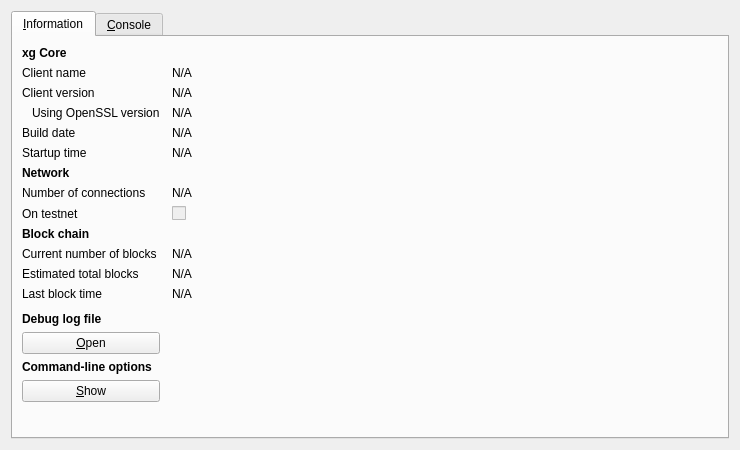
<?xml version="1.0" encoding="UTF-8"?>
<ui version="4.0">
 <class>RPCConsole</class>
 <widget class="QDialog" name="RPCConsole">
  <property name="geometry">
   <rect>
    <x>0</x>
    <y>0</y>
    <width>740</width>
    <height>450</height>
   </rect>
  </property>
  <property name="windowTitle">
   <string>xg - Debug window</string>
  </property>
  <layout class="QVBoxLayout" name="verticalLayout_2">
   <item>
    <widget class="QTabWidget" name="tabWidget">
     <property name="currentIndex">
      <number>0</number>
     </property>
     <widget class="QWidget" name="tab_info">
      <attribute name="title">
       <string>&amp;Information</string>
      </attribute>
      <layout class="QGridLayout" name="gridLayout" columnstretch="0,1">
       <property name="horizontalSpacing">
        <number>12</number>
       </property>
       <item row="0" column="0">
        <widget class="QLabel" name="label_9">
         <property name="font">
          <font>
           <weight>75</weight>
           <bold>true</bold>
          </font>
         </property>
         <property name="text">
          <string>xg Core</string>
         </property>
        </widget>
       </item>
       <item row="1" column="0">
        <widget class="QLabel" name="label_5">
         <property name="text">
          <string>Client name</string>
         </property>
        </widget>
       </item>
       <item row="1" column="1">
        <widget class="QLabel" name="clientName">
         <property name="cursor">
          <cursorShape>IBeamCursor</cursorShape>
         </property>
         <property name="text">
          <string>N/A</string>
         </property>
         <property name="textFormat">
          <enum>Qt::PlainText</enum>
         </property>
         <property name="textInteractionFlags">
          <set>Qt::LinksAccessibleByMouse|Qt::TextSelectableByKeyboard|Qt::TextSelectableByMouse</set>
         </property>
        </widget>
       </item>
       <item row="2" column="0">
        <widget class="QLabel" name="label_6">
         <property name="text">
          <string>Client version</string>
         </property>
        </widget>
       </item>
       <item row="2" column="1">
        <widget class="QLabel" name="clientVersion">
         <property name="cursor">
          <cursorShape>IBeamCursor</cursorShape>
         </property>
         <property name="text">
          <string>N/A</string>
         </property>
         <property name="textFormat">
          <enum>Qt::PlainText</enum>
         </property>
         <property name="textInteractionFlags">
          <set>Qt::LinksAccessibleByMouse|Qt::TextSelectableByKeyboard|Qt::TextSelectableByMouse</set>
         </property>
        </widget>
       </item>
       <item row="3" column="0">
        <widget class="QLabel" name="label_14">
         <property name="text">
          <string>Using OpenSSL version</string>
         </property>
         <property name="indent">
          <number>10</number>
         </property>
        </widget>
       </item>
       <item row="3" column="1">
        <widget class="QLabel" name="openSSLVersion">
         <property name="cursor">
          <cursorShape>IBeamCursor</cursorShape>
         </property>
         <property name="text">
          <string>N/A</string>
         </property>
         <property name="textFormat">
          <enum>Qt::PlainText</enum>
         </property>
         <property name="textInteractionFlags">
          <set>Qt::LinksAccessibleByMouse|Qt::TextSelectableByKeyboard|Qt::TextSelectableByMouse</set>
         </property>
        </widget>
       </item>
       <item row="4" column="0">
        <widget class="QLabel" name="label_12">
         <property name="text">
          <string>Build date</string>
         </property>
        </widget>
       </item>
       <item row="4" column="1">
        <widget class="QLabel" name="buildDate">
         <property name="cursor">
          <cursorShape>IBeamCursor</cursorShape>
         </property>
         <property name="text">
          <string>N/A</string>
         </property>
         <property name="textFormat">
          <enum>Qt::PlainText</enum>
         </property>
         <property name="textInteractionFlags">
          <set>Qt::LinksAccessibleByMouse|Qt::TextSelectableByKeyboard|Qt::TextSelectableByMouse</set>
         </property>
        </widget>
       </item>
       <item row="5" column="0">
        <widget class="QLabel" name="label_13">
         <property name="text">
          <string>Startup time</string>
         </property>
        </widget>
       </item>
       <item row="5" column="1">
        <widget class="QLabel" name="startupTime">
         <property name="cursor">
          <cursorShape>IBeamCursor</cursorShape>
         </property>
         <property name="text">
          <string>N/A</string>
         </property>
         <property name="textFormat">
          <enum>Qt::PlainText</enum>
         </property>
         <property name="textInteractionFlags">
          <set>Qt::LinksAccessibleByMouse|Qt::TextSelectableByKeyboard|Qt::TextSelectableByMouse</set>
         </property>
        </widget>
       </item>
       <item row="6" column="0">
        <widget class="QLabel" name="label_11">
         <property name="font">
          <font>
           <weight>75</weight>
           <bold>true</bold>
          </font>
         </property>
         <property name="text">
          <string>Network</string>
         </property>
        </widget>
       </item>
       <item row="7" column="0">
        <widget class="QLabel" name="label_7">
         <property name="text">
          <string>Number of connections</string>
         </property>
        </widget>
       </item>
       <item row="7" column="1">
        <widget class="QLabel" name="numberOfConnections">
         <property name="cursor">
          <cursorShape>IBeamCursor</cursorShape>
         </property>
         <property name="text">
          <string>N/A</string>
         </property>
         <property name="textFormat">
          <enum>Qt::PlainText</enum>
         </property>
         <property name="textInteractionFlags">
          <set>Qt::LinksAccessibleByMouse|Qt::TextSelectableByKeyboard|Qt::TextSelectableByMouse</set>
         </property>
        </widget>
       </item>
       <item row="8" column="0">
        <widget class="QLabel" name="label_8">
         <property name="text">
          <string>On testnet</string>
         </property>
        </widget>
       </item>
       <item row="8" column="1">
        <widget class="QCheckBox" name="isTestNet">
         <property name="enabled">
          <bool>false</bool>
         </property>
         <property name="text">
          <string/>
         </property>
        </widget>
       </item>
       <item row="9" column="0">
        <widget class="QLabel" name="label_10">
         <property name="font">
          <font>
           <weight>75</weight>
           <bold>true</bold>
          </font>
         </property>
         <property name="text">
          <string>Block chain</string>
         </property>
        </widget>
       </item>
       <item row="10" column="0">
        <widget class="QLabel" name="label_3">
         <property name="text">
          <string>Current number of blocks</string>
         </property>
        </widget>
       </item>
       <item row="10" column="1">
        <widget class="QLabel" name="numberOfBlocks">
         <property name="cursor">
          <cursorShape>IBeamCursor</cursorShape>
         </property>
         <property name="text">
          <string>N/A</string>
         </property>
         <property name="textFormat">
          <enum>Qt::PlainText</enum>
         </property>
         <property name="textInteractionFlags">
          <set>Qt::LinksAccessibleByMouse|Qt::TextSelectableByKeyboard|Qt::TextSelectableByMouse</set>
         </property>
        </widget>
       </item>
       <item row="11" column="0">
        <widget class="QLabel" name="label_4">
         <property name="text">
          <string>Estimated total blocks</string>
         </property>
        </widget>
       </item>
       <item row="11" column="1">
        <widget class="QLabel" name="totalBlocks">
         <property name="cursor">
          <cursorShape>IBeamCursor</cursorShape>
         </property>
         <property name="text">
          <string>N/A</string>
         </property>
         <property name="textFormat">
          <enum>Qt::PlainText</enum>
         </property>
         <property name="textInteractionFlags">
          <set>Qt::LinksAccessibleByMouse|Qt::TextSelectableByKeyboard|Qt::TextSelectableByMouse</set>
         </property>
        </widget>
       </item>
       <item row="12" column="0">
        <widget class="QLabel" name="label_2">
         <property name="text">
          <string>Last block time</string>
         </property>
        </widget>
       </item>
       <item row="12" column="1">
        <widget class="QLabel" name="lastBlockTime">
         <property name="cursor">
          <cursorShape>IBeamCursor</cursorShape>
         </property>
         <property name="text">
          <string>N/A</string>
         </property>
         <property name="textFormat">
          <enum>Qt::PlainText</enum>
         </property>
         <property name="textInteractionFlags">
          <set>Qt::LinksAccessibleByMouse|Qt::TextSelectableByKeyboard|Qt::TextSelectableByMouse</set>
         </property>
        </widget>
       </item>
       <item row="13" column="0">
        <spacer name="verticalSpacer_2">
         <property name="orientation">
          <enum>Qt::Vertical</enum>
         </property>
         <property name="sizeHint" stdset="0">
          <size>
           <width>20</width>
           <height>20</height>
          </size>
         </property>
        </spacer>
       </item>
       <item row="14" column="0">
        <widget class="QLabel" name="labelDebugLogfile">
         <property name="font">
          <font>
           <weight>75</weight>
           <bold>true</bold>
          </font>
         </property>
         <property name="text">
          <string>Debug log file</string>
         </property>
        </widget>
       </item>
       <item row="15" column="0">
        <widget class="QPushButton" name="openDebugLogfileButton">
         <property name="toolTip">
          <string>Open the xg debug log file from the current data directory. This can take a few seconds for large log files.</string>
         </property>
         <property name="text">
          <string>&amp;Open</string>
         </property>
         <property name="autoDefault">
          <bool>false</bool>
         </property>
        </widget>
       </item>
       <item row="16" column="0">
        <widget class="QLabel" name="labelCLOptions">
         <property name="font">
          <font>
           <weight>75</weight>
           <bold>true</bold>
          </font>
         </property>
         <property name="text">
          <string>Command-line options</string>
         </property>
        </widget>
       </item>
       <item row="17" column="0">
        <widget class="QPushButton" name="showCLOptionsButton">
         <property name="toolTip">
          <string>Show the xg-Qt help message to get a list with possible xg command-line options.</string>
         </property>
         <property name="text">
          <string>&amp;Show</string>
         </property>
         <property name="autoDefault">
          <bool>false</bool>
         </property>
        </widget>
       </item>
       <item row="18" column="0">
        <spacer name="verticalSpacer">
         <property name="orientation">
          <enum>Qt::Vertical</enum>
         </property>
         <property name="sizeHint" stdset="0">
          <size>
           <width>20</width>
           <height>40</height>
          </size>
         </property>
        </spacer>
       </item>
      </layout>
     </widget>
     <widget class="QWidget" name="tab_console">
      <attribute name="title">
       <string>&amp;Console</string>
      </attribute>
      <layout class="QVBoxLayout" name="verticalLayout_3">
       <property name="spacing">
        <number>3</number>
       </property>
       <item>
        <widget class="QTextEdit" name="messagesWidget">
         <property name="minimumSize">
          <size>
           <width>0</width>
           <height>100</height>
          </size>
         </property>
         <property name="readOnly">
          <bool>true</bool>
         </property>
         <property name="tabKeyNavigation" stdset="0">
          <bool>false</bool>
         </property>
         <property name="columnCount" stdset="0">
          <number>2</number>
         </property>
        </widget>
       </item>
       <item>
        <layout class="QHBoxLayout" name="horizontalLayout">
         <property name="spacing">
          <number>3</number>
         </property>
         <item>
          <widget class="QLabel" name="label">
           <property name="text">
            <string notr="true">&gt;</string>
           </property>
          </widget>
         </item>
         <item>
          <widget class="QLineEdit" name="lineEdit"/>
         </item>
         <item>
          <widget class="QPushButton" name="clearButton">
           <property name="maximumSize">
            <size>
             <width>24</width>
             <height>24</height>
            </size>
           </property>
           <property name="toolTip">
            <string>Clear console</string>
           </property>
           <property name="text">
            <string/>
           </property>
           <property name="icon">
            <iconset resource="../bitcoin.qrc">
             <normaloff>:/icons/remove</normaloff>:/icons/remove</iconset>
           </property>
           <property name="shortcut">
            <string notr="true">Ctrl+L</string>
           </property>
           <property name="autoDefault">
            <bool>false</bool>
           </property>
          </widget>
         </item>
        </layout>
       </item>
      </layout>
     </widget>
    </widget>
   </item>
  </layout>
 </widget>
 <resources>
  <include location="../bitcoin.qrc"/>
 </resources>
 <connections/>
</ui>
